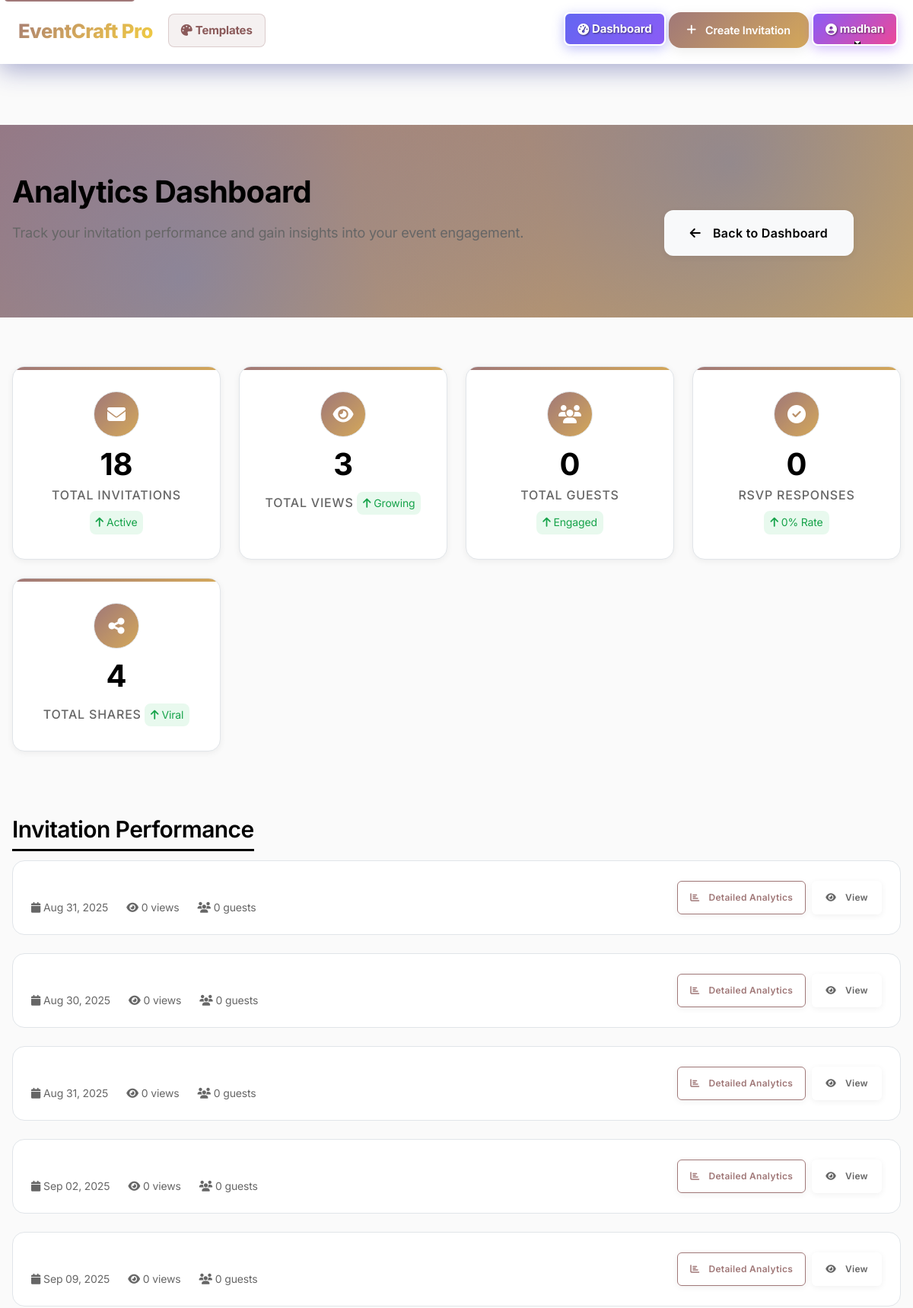
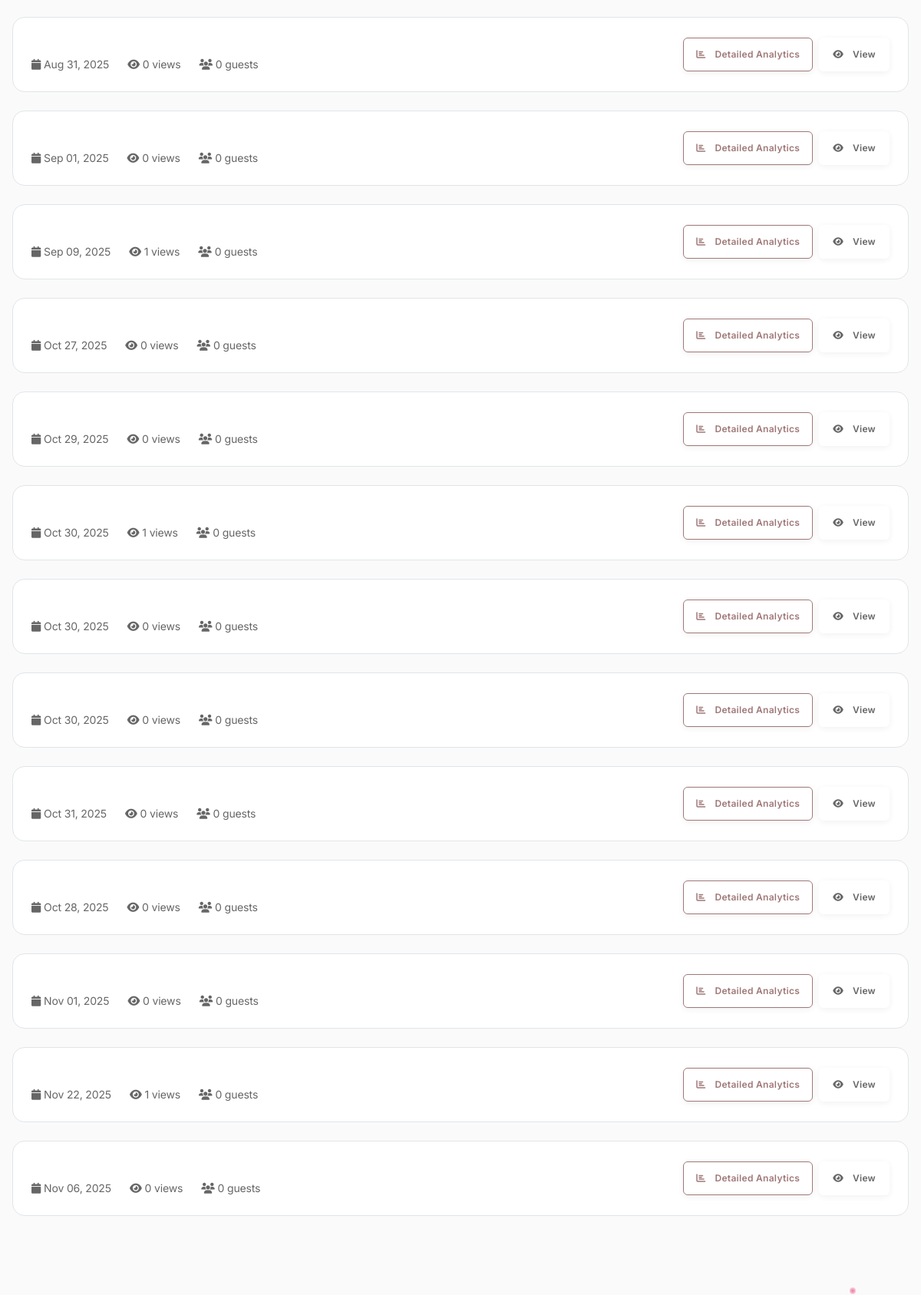
Screenshot of /analytics (signed in, upper part) with the database file from the repository (2 pictures, top to bottom).
### models.py (models this page shows)
class Invitation(db.Model):
    __tablename__ = 'invitations'
    id = db.Column(db.Integer, primary_key=True)
    user_id = db.Column(db.Integer, db.ForeignKey('users.id'), nullable=False)
    title = db.Column(db.String(200))
    description = db.Column(db.Text)
    event_type = db.Column(db.String(50), nullable=False)
    template_name = db.Column(db.String(100))
    event_date = db.Column(db.DateTime)
    event_style = db.Column(db.String(50))
    bride_name = db.Column(db.String(100))
    groom_name = db.Column(db.String(100))
    muhurtham_time = db.Column(db.String(50))
    reception_time = db.Column(db.String(50))
    birthday_person = db.Column(db.String(100))
    age = db.Column(db.String(10))
    start_time = db.Column(db.String(50))
    dinner_time = db.Column(db.String(50))
    mother_name = db.Column(db.String(100))
    father_name = db.Column(db.String(100))
    babyshower_start_time = db.Column(db.String(50))
    babyshower_end_time = db.Column(db.String(50))
    graduate_name = db.Column(db.String(100))
    degree = db.Column(db.String(100))
    school = db.Column(db.String(100))
    major = db.Column(db.String(100))
    couple_names = db.Column(db.String(100))
    marriage_years = db.Column(db.String(20))
    anniversary_dinner_time = db.Column(db.String(50))
    party_time = db.Column(db.String(50))
    honoree_name = db.Column(db.String(100))
    position = db.Column(db.String(100))
    company = db.Column(db.String(100))
    start_year = db.Column(db.String(10))
    host_name = db.Column(db.String(100))
    contact_phone = db.Column(db.String(20))
    contact_email = db.Column(db.String(120))
    venue_address = db.Column(db.Text)
    love_story = db.Column(db.Text)  # For weddings
    event_story = db.Column(db.Text)  # For other events
    main_image = db.Column(db.String(255))
    bride_image = db.Column(db.String(255))
    groom_image = db.Column(db.String(255))
    birthday_image = db.Column(db.String(255))
    couple_image = db.Column(db.String(255))
    graduate_image = db.Column(db.String(255))
    honoree_image = db.Column(db.String(255))
    gallery_images = db.Column(db.Text)  # JSON string of image filenames
    customization_data = db.Column(db.Text)  # JSON string of customization settings
    share_url = db.Column(db.String(100), unique=True, nullable=False)
    view_count = db.Column(db.Integer, default=0)
    is_active = db.Column(db.Boolean, default=True)
    expires_at = db.Column(db.DateTime, default=lambda: datetime.utcnow() + timedelta(days=365))  # Default 1 year expiration
    created_at = db.Column(db.DateTime, default=datetime.utcnow)
    updated_at = db.Column(db.DateTime, default=datetime.utcnow, onupdate=datetime.utcnow)
    wishes = db.relationship('Wish', backref='invitation', lazy=True, cascade='all, delete-orphan')
    guests = db.relationship('Guest', backref='invitation', lazy=True, cascade='all, delete-orphan')
    rsvps = db.relationship('RSVP', backref='invitation', lazy=True, cascade='all, delete-orphan')
    views = db.relationship('InvitationView', backref='invitation', lazy=True, cascade='all, delete-orphan')
    shares = db.relationship('InvitationShare', backref='invitation', lazy=True, cascade='all, delete-orphan')

### routes.py (the view)
    @app.route('/analytics')
    def analytics():
        if not is_authenticated():
            flash('Please login to view analytics', 'error')
            return redirect(url_for('auth'))
        user_id = session['user_id']
        invitations = Invitation.query.filter_by(user_id=user_id).all()
        if not invitations:
            flash('No invitations found. Create your first invitation to see analytics.', 'info')
            return redirect(url_for('dashboard'))
        total_views = sum(invitation.view_count for invitation in invitations)
        total_guests = sum(len(invitation.guests) for invitation in invitations)
        total_shares = sum(InvitationShare.query.filter_by(invitation_id=invitation.id).count() for invitation in invitations)
        total_rsvps = sum(RSVP.query.filter_by(invitation_id=invitation.id).count() for invitation in invitations)
        rsvp_rate = round((total_rsvps / total_guests * 100) if total_guests > 0 else 0, 1)
        analytics = {
            'total_invitations': len(invitations),
            'total_views': total_views,
            'total_guests': total_guests,
            'total_rsvps': total_rsvps,
            'total_shares': total_shares,
            'rsvp_rate': rsvp_rate
        }
        return render_template('analytics/general.html',
                             analytics=analytics,
                             invitations=invitations)

### app.py (called while the page is built)
@app.context_processor
def inject_session():
    from flask import session
    return dict(session=session)

### routes.py (called while the page is built)
def is_authenticated():
    return 'user_id' in session

### templates/analytics/general.html (shortened to what this page needs)
{% extends "base.html" %}
{% block content %}
<section class="analytics-hero">
    <div class="container">
        <div class="row align-items-center">
            <div class="col-lg-8">
                <h1 class="hero-title">Analytics Dashboard</h1>
                <p class="hero-subtitle">
                    Track your invitation performance and gain insights into your event engagement.
                </p>
            </div>
            <div class="col-lg-4 text-center">
                <div class="hero-actions">
                    <a href="{{ url_for('dashboard') }}" class="btn btn-light btn-lg">
                        <i class="fas fa-arrow-left me-2"></i>
                        Back to Dashboard
                    </a>
                </div>
            </div>
        </div>
    </div>
</section>
<section class="analytics-content">
    <div class="container">
        <div class="stats-grid">
            <div class="stat-card">
                <div class="stat-icon">
                    <i class="fas fa-envelope"></i>
                </div>
                <span class="stat-number">{{ analytics.total_invitations }}</span>
                <span class="stat-label">Total Invitations</span>
                <div class="stat-change positive">
                    <i class="fas fa-arrow-up me-1"></i>Active
                </div>
            </div>
            <div class="stat-card">
                <div class="stat-icon">
                    <i class="fas fa-eye"></i>
                </div>
                <span class="stat-number">{{ analytics.total_views }}</span>
                <span class="stat-label">Total Views</span>
                <div class="stat-change positive">
                    <i class="fas fa-arrow-up me-1"></i>Growing
                </div>
            </div>
            <div class="stat-card">
                <div class="stat-icon">
                    <i class="fas fa-users"></i>
                </div>
                <span class="stat-number">{{ analytics.total_guests }}</span>
                <span class="stat-label">Total Guests</span>
                <div class="stat-change positive">
                    <i class="fas fa-arrow-up me-1"></i>Engaged
                </div>
            </div>
            <div class="stat-card">
                <div class="stat-icon">
                    <i class="fas fa-check-circle"></i>
                </div>
                <span class="stat-number">{{ analytics.total_rsvps }}</span>
                <span class="stat-label">RSVP Responses</span>
                <div class="stat-change positive">
                    <i class="fas fa-arrow-up me-1"></i>{{ analytics.rsvp_rate }}% Rate
                </div>
            </div>
            <div class="stat-card">
                <div class="stat-icon">
                    <i class="fas fa-share-alt"></i>
                </div>
                <span class="stat-number">{{ analytics.total_shares }}</span>
                <span class="stat-label">Total Shares</span>
                <div class="stat-change positive">
                    <i class="fas fa-arrow-up me-1"></i>Viral
                </div>
            </div>
        </div>
        <div class="invitations-section">
            <h2 class="section-title">Invitation Performance</h2>
            {% if invitations %}
            <div class="invitation-list">
                {% for invitation in invitations %}
                <div class="invitation-item">
                    <div class="invitation-info">
                        <div class="invitation-meta">
                            <span><i class="fas fa-calendar me-1"></i>{{ invitation.event_date.strftime('%b %d, %Y') if invitation.event_date else 'No date set' }}</span>
                            <span><i class="fas fa-eye me-1"></i>{{ invitation.view_count }} views</span>
                            <span><i class="fas fa-users me-1"></i>{{ invitation.guests|length }} guests</span>
                        </div>
                    </div>
                    <div class="invitation-actions">
                        <a href="{{ url_for('invitation_analytics', invitation_id=invitation.id) }}" class="btn btn-outline-primary btn-sm">
                            <i class="fas fa-chart-bar me-1"></i>Detailed Analytics
                        </a>
                        <a href="{{ url_for('view_invitation_final', share_url=invitation.share_url) }}" class="btn btn-outline-secondary btn-sm" target="_blank">
                            <i class="fas fa-eye me-1"></i>View
                        </a>
                    </div>
                </div>
                {% endfor %}
            </div>
            {% endif %}
        </div>
    </div>
</section>
{% endblock %}

### static/css/glassmorphism.css (style rules this page uses)
.btn { backdrop-filter: blur(10px); -webkit-backdrop-filter: blur(10px); position: relative; overflow: hidden; }
:root { --glass-premium-bg: rgba(255, 255, 255, 0.75); --glass-premium-border: 1.5px solid rgba(255, 255, 255, 0.6); --glass-premium-blur: blur(35px) saturate(200%); --glass-premium-shadow: 0 8px 32px rgba(0, 0, 0, 0.08), 0 0 0 1px rgba(255, 255, 255, 0.4) inset, 0 2px 8px rgba(233, 30, 99, 0.1); --glass-premium-shadow-hover: 0 20px 60px rgba(0, 0, 0, 0.12), 0 0 0 1px rgba(255, 255, 255, 0.6) inset, 0 8px 24px rgba(233, 30, 99, 0.2), 0 0 40px rgba(233, 30, 99, 0.15); --glass-nav-bg: rgba(255, 255, 255, 0.1); --glass-nav-blur: blur(20px); --glass-nav-border: 1px solid rgba(255, 255, 255, 0.2); --glass-nav-shadow: 0 8px 32px rgba(31, 38, 135, 0.37); --glass-hero-bg: rgba(255, 255, 255, 0.15); --glass-hero-blur: blur(25px); --glass-hero-border: 1px solid rgba(255, 255, 255, 0.3); --glass-hero-shadow: 0 8px 32px rgba(31, 38, 135, 0.37); --glass-card-bg: rgba(255, 255, 255, 0.1); --glass-card-blur: blur(15px); --glass-card-border: 1px solid rgba(255, 255, 255, 0.2); --glass-card-shadow: 0 8px 32px rgba(31, 38, 135, 0.37); --glass-form-bg: rgba(255, 255, 255, 0.1); --glass-form-blur: blur(10px); --glass-form-border: 1px solid rgba(255, 255, 255, 0.2); --glass-form-shadow: 0 4px 16px rgba(31, 38, 135, 0.2); --glass-modal-bg: rgba(255, 255, 255, 0.2); --glass-modal-blur: blur(30px); --glass-modal-border: 1px solid rgba(255, 255, 255, 0.3); --glass-modal-shadow: 0 16px 48px rgba(31, 38, 135, 0.4); --glass-btn-bg: rgba(255, 255, 255, 0.2); --glass-btn-blur: blur(10px); --glass-btn-border: 1px solid rgba(255, 255, 255, 0.3); --glass-btn-shadow: 0 4px 16px rgba(31, 38, 135, 0.2); --glass-dark-bg: rgba(0, 0, 0, 0.2); --glass-dark-blur: blur(12px); --glass-dark-border: 1px solid rgba(255, 255, 255, 0.1); --glass-dark-shadow: 0 8px 32px rgba(0, 0, 0, 0.3); }
html, body { overflow-x: hidden; }

### rows the page displays
Invitation: event_date "Aug 31, 2025", view_count "0", guests|length "0"
Invitation: event_date "Aug 30, 2025", view_count "0", guests|length "0"
Invitation: event_date "Aug 31, 2025", view_count "0", guests|length "0"
Invitation: event_date "Sep 02, 2025", view_count "0", guests|length "0"
Invitation: event_date "Sep 09, 2025", view_count "0", guests|length "0"
Invitation: event_date "Aug 31, 2025", view_count "0", guests|length "0"
Invitation: event_date "Sep 01, 2025", view_count "0", guests|length "0"
Invitation: event_date "Sep 09, 2025", view_count "1", guests|length "0"
Invitation: event_date "Oct 27, 2025", view_count "0", guests|length "0"
Invitation: event_date "Oct 29, 2025", view_count "0", guests|length "0"
Invitation: event_date "Oct 30, 2025", view_count "1", guests|length "0"
Invitation: event_date "Oct 30, 2025", view_count "0", guests|length "0"
Invitation: event_date "Oct 30, 2025", view_count "0", guests|length "0"
Invitation: event_date "Oct 31, 2025", view_count "0", guests|length "0"
Invitation: event_date "Oct 28, 2025", view_count "0", guests|length "0"
Invitation: event_date "Nov 01, 2025", view_count "0", guests|length "0"
Invitation: event_date "Nov 22, 2025", view_count "1", guests|length "0"
Invitation: event_date "Nov 06, 2025", view_count "0", guests|length "0"

### other values shown
{{ session.user_name if session.user_name else 'User' }} "madhan"
{{ analytics.total_invitations }} "18"
{{ analytics.total_views }} "3"
{{ analytics.total_guests }} "0"
{{ analytics.total_rsvps }} "0"
{{ analytics.rsvp_rate }} "0"
{{ analytics.total_shares }} "4"
